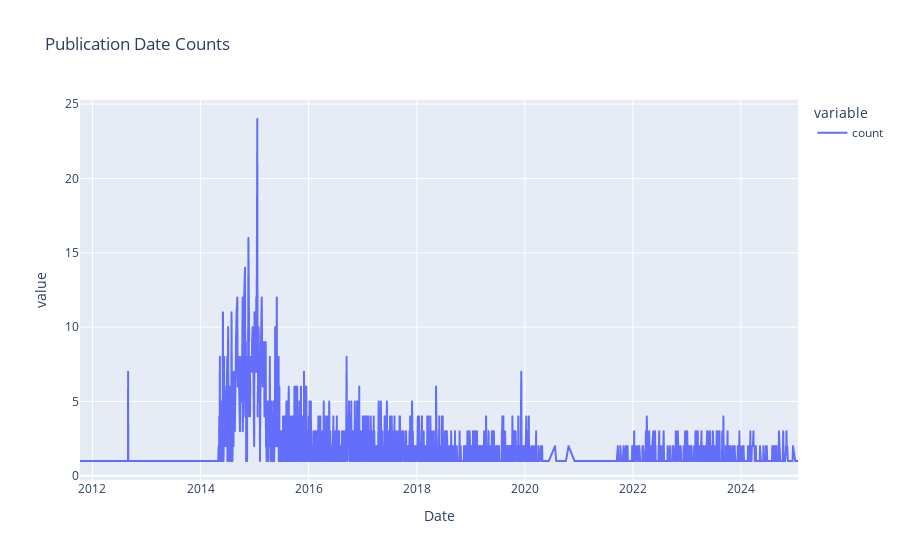

Notebook code for this chart:
### Code cell
# plot the publication date counts using plotly line plot
fig = px.line(publication_date_counts, title='Publication Date Counts')
fig.update_xaxes(title_text='Date')

### Figure 1 — Plotly figure (JSON) as saved in the notebook; plotly's stock layout.template omitted (floating-point values rounded to 4 significant figures; data arrays with more than 128 entries replaced by an {"elided": "..."} marker saying what was removed)
{"data": [{"hovertemplate": "variable=count<br>published_date=%{x}<br>value=%{y}<extra></extra>", "legendgroup": "count", "line": {"color": "#636efa", "dash": "solid"}, "marker": {"symbol": "circle"}, "mode": "lines", "name": "count", "showlegend": true, "type": "scattergl", "x": {"elided": "1981 str values"}, "xaxis": "x", "y": {"elided": "1981 int values"}, "yaxis": "y"}], "layout": {"legend": {"title": {"text": "variable"}, "tracegroupgap": 0}, "title": {"text": "Publication Date Counts"}, "xaxis": {"anchor": "y", "domain": [0, 1], "title": {"text": "Date"}}, "yaxis": {"anchor": "x", "domain": [0, 1], "title": {"text": "value"}}}}
